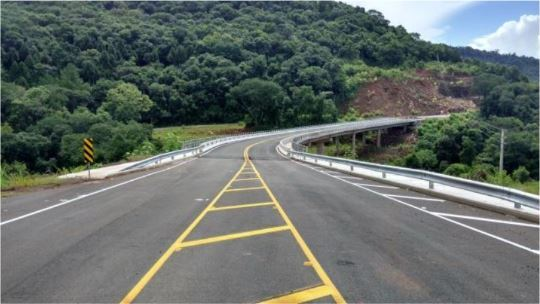
#> input picture Estudo_MyTrailHead/Visão_Computacional/Prática/ponte.JPG, 540 x 304 px, found by its file name
$ python 11_histogramacinza.py
#> lines starting #> are read from the running program, lines starting #| are printed output that depends on the picture
from matplotlib import pyplot as plt
import cv2
img = cv2.imread('ponte.jpg')
#> img is the input picture: shape (304, 540, 3); mean B, G, R 104.5, 109, 101
img = cv2.cvtColor(img, cv2.COLOR_BGR2GRAY) #converte P&B
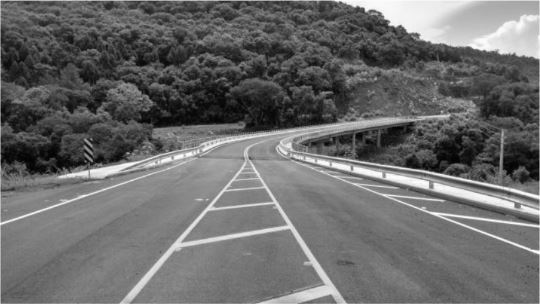
#> img: shape (304, 540); min 0, max 255, mean 106.1
cv2.imshow("Imagem P&B", img)
#Função calcHist para calcular o histograma da imagem
h = cv2.calcHist([img], [0], None, [256], [0, 256])
#> h = 256 values, max 2242 at index 121, min 1 at index 0, mean 641.2
plt.figure()
plt.title("Histograma P&B")
plt.xlabel("Intensidade")
plt.ylabel("Qtde de Pixels")
plt.plot(h)
plt.xlim([0, 256])
plt.show()
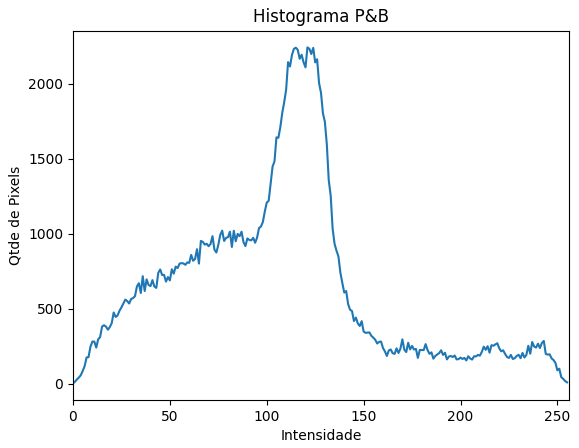
#> figure drawn by matplotlib, 1 panel; curve peaks at x = 121, y = 2242


cv2.waitKey(0)


plt.hist(img.ravel(),256,[0,256])
plt.show()
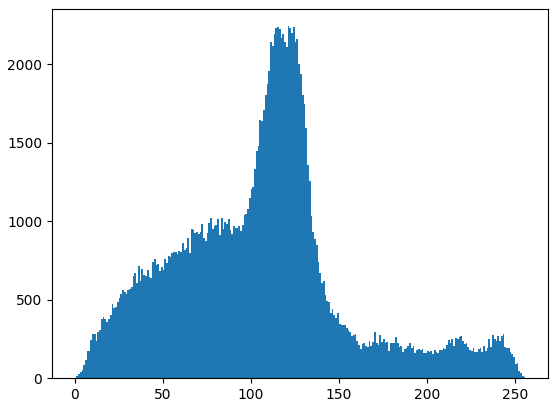
#> figure drawn by matplotlib, 1 panel; tallest bar 2242 high, from x = 121 to 122

cv2.waitKey(0)
